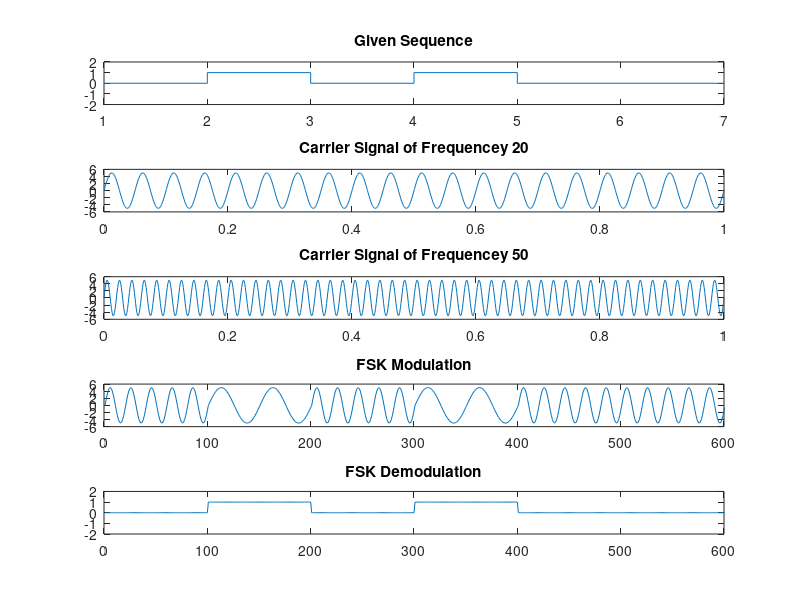

The MATLAB source for this figure:
bitStream=[0 1 0 1 0 0];%defining a bit stream
length_bitStream=length(bitStream);
if (bitStream(length_bitStream)==1)
bitStream(length_bitStream+1)=1;
else
bitStream(length_bitStream+1)=0;
end
Amplitude=5;
time=0:0.001:1;
frequency_carrier1=20;
frequency_carrier2=50;
carrier1=Amplitude*sin(2*pi*frequency_carrier1*time);
carrier2=Amplitude*sin(2*pi*frequency_carrier2*time);
%FSK Modulation Part
for i=1:length_bitStream
for j=(i-1)*100:(i*100)
if bitStream(i)==1
y(j+1)=carrier1(j+1);
else
y(j+1)=carrier2(j+1);
end
end
end
%FSK Demodulation Part
for i=1:length_bitStream
for j=(i-1)*100:i*100
if bitStream(i)==1
g(j+1)=carrier1(j+1)./carrier1(j+1);
else
g(j+1)=0;
end
end
end
%FSK Plotting
subplot(5,1,1)
stairs(bitStream)
axis([1 7 -2 2])
title('Given Sequence');
subplot(5,1,2)
plot(time,carrier1)
title('Carrier Signal of Frequencey 20');
subplot(5,1,3)
plot(time,carrier2)
title('Carrier Signal of Frequencey 50');
subplot(5,1,4)
plot(y)
title('FSK Modulation');
axis([0 600 -6 6])
subplot(5,1,5)
plot(g)
title('FSK Demodulation');
axis([0 600 -2 2])